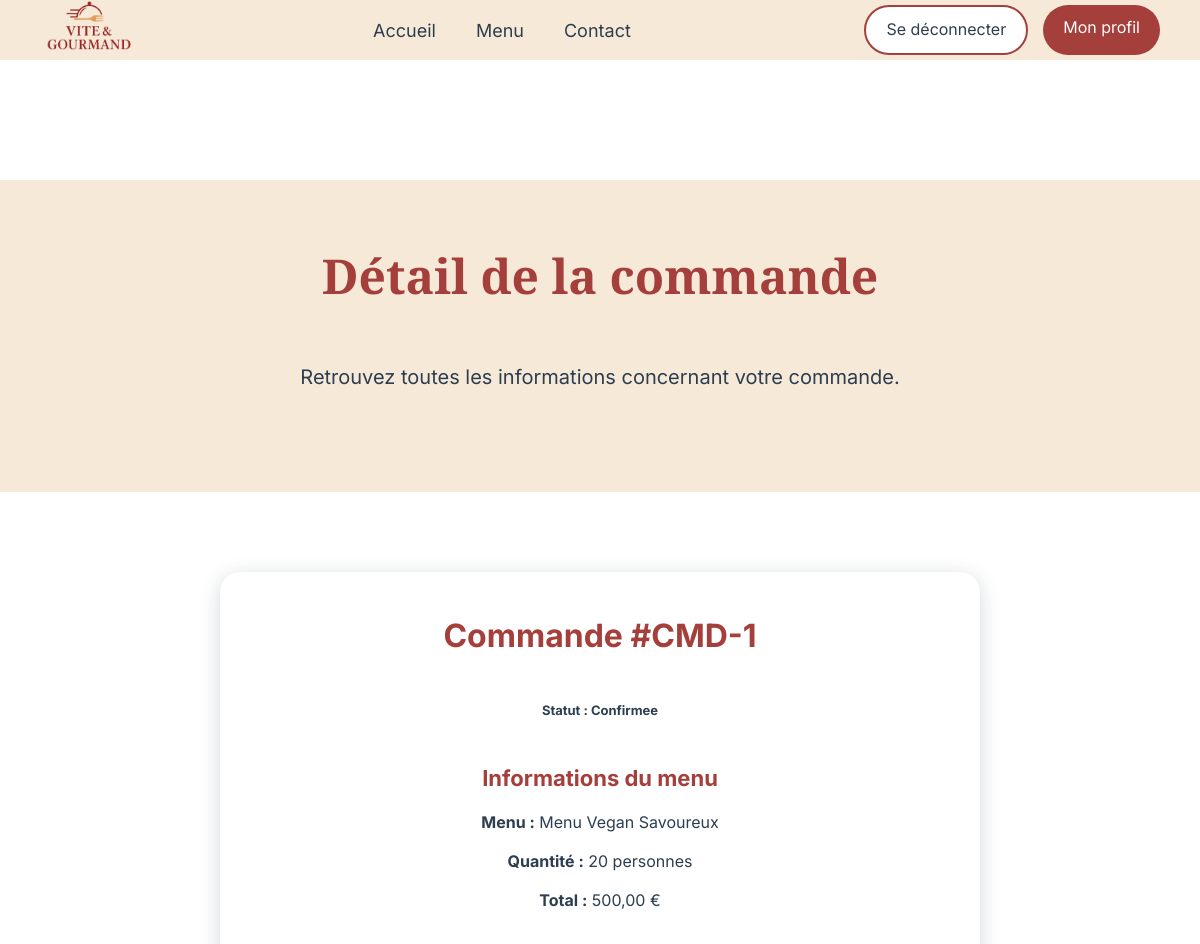
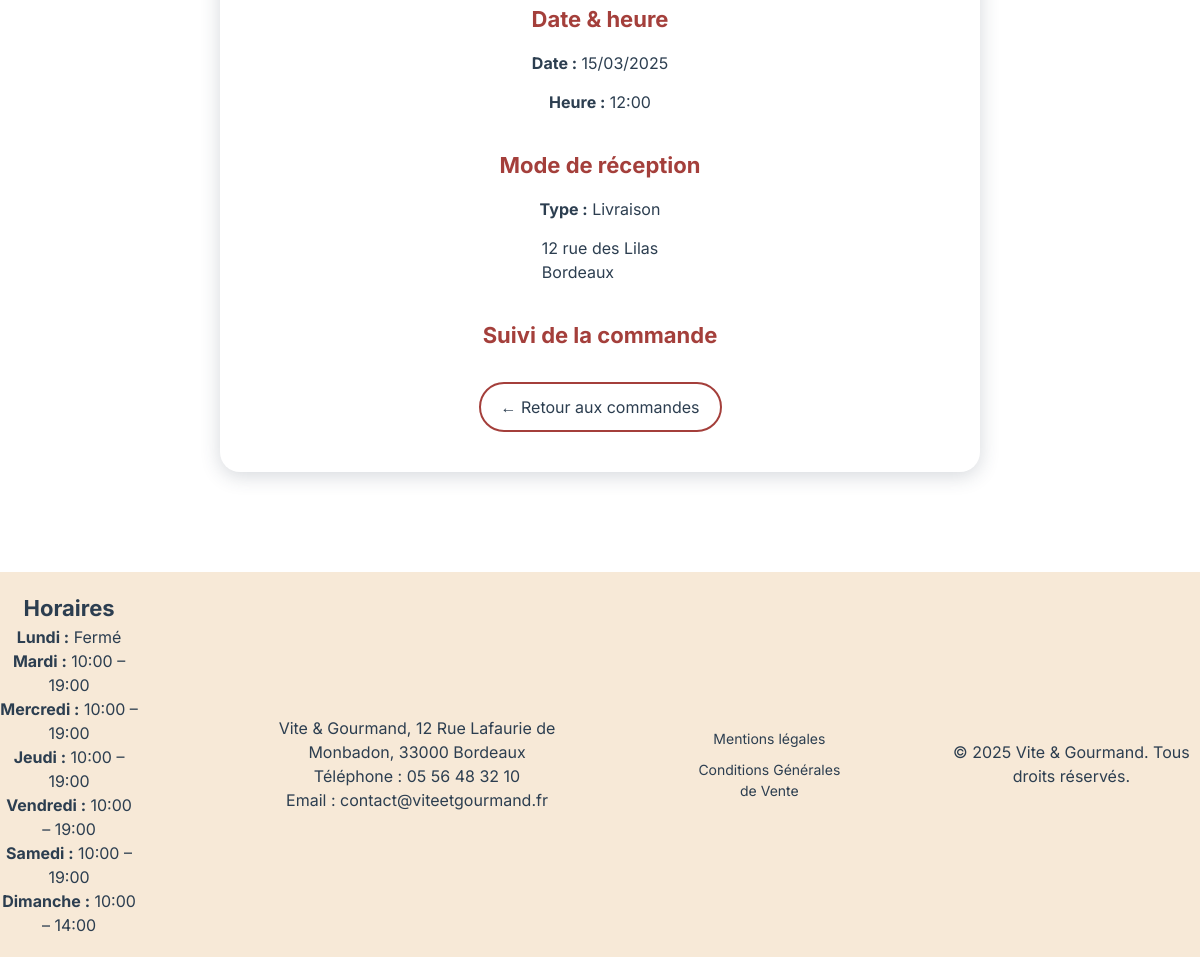
Screenshot of /public/commande-detail.php?id=1 (signed in) with the database file from the repository (2 pictures, top to bottom).
### tables this page shows
CREATE TABLE commande (
    id INT AUTO_INCREMENT PRIMARY KEY,
    utilisateur_id INT NOT NULL,
    menu_id INT NOT NULL,
    date_prestation DATETIME NOT NULL,
    adresse VARCHAR(255) NOT NULL,
    ville VARCHAR(100) NOT NULL,
    nb_personnes INT NOT NULL,
    prix_total DECIMAL(10,2) NOT NULL,
    statut VARCHAR(50) DEFAULT 'en_attente',
    pret_materiel BOOLEAN DEFAULT FALSE,
    date_limite_retour DATE,
    FOREIGN KEY (utilisateur_id) REFERENCES utilisateur(id),
    FOREIGN KEY (menu_id) REFERENCES menu(id)
);

CREATE TABLE menu (
    id INT AUTO_INCREMENT PRIMARY KEY,
    nom VARCHAR(100) NOT NULL,
    description TEXT,
    description_longue TEXT,
    theme VARCHAR(100),
    regime VARCHAR(100),
    nb_personnes_min INT NOT NULL,
    prix_base DECIMAL(10,2) NOT NULL,
    stock INT NOT NULL,
    image VARCHAR(255)
);

CREATE TABLE horaire (
    id INT AUTO_INCREMENT PRIMARY KEY,
    jour VARCHAR(20) NOT NULL,
    ouverture TIME NULL,
    fermeture TIME NULL
);

### models/commandeModel.php (called while the page is built, shortened)
<?php
function getCommandeById(PDO $pdo, int $id): array|false
{
    $sql = "
        SELECT
            c.id,
            c.utilisateur_id,
            c.menu_id,
            c.date_prestation,
            c.adresse,
            c.ville,
            c.nb_personnes AS quantite,
            c.prix_total,
            c.statut,
            u.nom AS client_nom,
            u.email AS client_email,
            u.gsm AS client_gsm,
            m.nom AS menu_nom,
            m.prix_base,
            m.nb_personnes_min,
            m.stock
        FROM commande c
        JOIN menu m ON c.menu_id = m.id
        JOIN utilisateur u ON c.utilisateur_id = u.id
        WHERE c.id = :id
    ";
    $stmt = $pdo->prepare($sql);
    $stmt->execute(['id' => $id]);
    return $stmt->fetch(PDO::FETCH_ASSOC);
}

### models/horaireModel.php (called while the page is built, shortened)
<?php
function getHoraires(PDO $pdo): array
{
    $stmt = $pdo->query("
        SELECT jour, ouverture, fermeture
        FROM horaire
        ORDER BY id
    ");
    return $stmt->fetchAll(PDO::FETCH_ASSOC);
}

### public/commande-detail.php (the view, shortened to what this page needs)
<?php
require_once __DIR__ . '/../config/database.php';
require_once __DIR__ . '/../models/commandeModel.php';
$commandeId = isset($_GET['id']) ? (int) $_GET['id'] : 0;
$commande = getCommandeById($pdo, $commandeId);
$date  = new DateTime($commande['date_prestation']);
?>
<!DOCTYPE html>
<html lang="fr">
<head>
    <?php
    require_once __DIR__ . '/../partials/head.php';
    ?>
</head>
<body>
<?php
require_once __DIR__ . '/../partials/header.php';
?>
<main id="main-content">
    <section class="hero-section commandes-hero">
        <h1>Détail de la commande</h1>
        <p>Retrouvez toutes les informations concernant votre commande.</p>
    </section>
    <section class="order-detail-container">
        <div class="order-card">
            <h2>Commande #CMD-<?= (int) $commande['id'] ?></h2>
            <p class="status <?= htmlspecialchars($commande['statut']) ?>">
                Statut :
                <?= ucfirst(str_replace('_', ' ', htmlspecialchars($commande['statut']))) ?>
            </p>
            <h3>Informations du menu</h3>
            <p><strong>Menu :</strong> <?= htmlspecialchars($commande['menu_nom']) ?></p>
            <p><strong>Quantité :</strong> <?= (int) $commande['quantite'] ?> personnes</p>
            <p>
                <strong>Total :</strong>
                <?= number_format((float) $commande['prix_total'], 2, ',', ' ') ?> €
            </p>
            <h3>Date &amp; heure</h3>
            <p><strong>Date :</strong> <?= $date->format('d/m/Y') ?></p>
            <p><strong>Heure :</strong> <?= $date->format('H:i') ?></p>
            <h3>Mode de réception</h3>
            <?php if ($commande['adresse'] === 'Retrait sur place'): ?>
                <p><strong>Type :</strong> Retrait sur place</p>
            <?php else: ?>
                <p><strong>Type :</strong> Livraison</p>
                <p>
                    <?= htmlspecialchars($commande['adresse']) ?><br>
                    <?= htmlspecialchars($commande['ville']) ?>
                </p>
            <?php endif; ?>
            <h3>Suivi de la commande</h3>
            <div class="order-actions">
                <a href="commande-utilisateur.php" class="btn-secondary">
                    ← Retour aux commandes
                </a>
            </div>
        </div>
    </section>
</main>
<?php
require_once __DIR__ . '/../partials/footer.php';
?>
</body>
</html>

### partials/footer.php (shortened to what this page needs)
<?php
require_once __DIR__ . '/../config/database.php';
require_once __DIR__ . '/../models/horaireModel.php';
$horaires = getHoraires($pdo);
?>
<footer>
        <div class="footer-container">
            <div class="horaires">
                <h3>Horaires</h3>
                <?php foreach ($horaires as $h): ?>
                    <p>
                        <strong><?= ucfirst($h['jour']) ?> :</strong>
                        <?php if ($h['ouverture'] && $h['fermeture']): ?>
                            <?= substr($h['ouverture'], 0, 5) ?> – <?= substr($h['fermeture'], 0, 5) ?>
                        <?php else: ?>
                            Fermé
                        <?php endif; ?>
                    </p>
                <?php endforeach; ?>
            </div>
            <div class="contact">
                <p>Vite & Gourmand, 12 Rue Lafaurie de Monbadon, 33000 Bordeaux</p>
                <p>Téléphone : 05 56 48 32 10</p>
                <p>Email : contact@viteetgourmand.fr </p>
            </div>
            <div class="legal">
                <a href="mentions-legales.php">Mentions légales</a>
                <a href="cgv.php">Conditions Générales de Vente</a>
            </div>
            <div class="copyright">
                <p>&copy; 2025 Vite & Gourmand. Tous droits réservés.</p>
            </div>
        </div>
    </footer>

### public/assets/css/style.css (style rules this page uses)
* { margin: 0; padding: 0; box-sizing: border-box; }
h2 { font-size: 2rem; text-align: center; color: #A43F3B; margin-bottom: 20px; }
h3 { font-size: 1.375rem; }
p { font-size: 1rem; }
html, body { overflow-x: hidden; }
body { font-family: 'Inter', sans-serif; background-color: #FFFFFF; color: #2C3E50; line-height: 1.5; }
h1 { font-weight: bold; font-size: 3rem; font-family: 'Playfair Display', serif; color: #A43F3B; }
.footer-container { display: flex; flex-direction: row; justify-content: center; align-items: center; background-color: #F7E9D7; color: #2C3E50; text-align: center; padding: 20px 0; gap: 100px; }
.legal { display: flex; flex-direction: column; gap: 10px; font-size: 0.875rem; }
.legal a { color: #2C3E50; text-decoration: none; }
.hero-section { display: flex; flex-direction: column; align-items: center; background-color: #F7E9D7; padding: 60px 20px; margin-bottom: 80px; }
.hero-section p { font-size: 1.25rem; margin-bottom: 40px; }
.hero-section h1 { margin-bottom: 50px; }
.order-detail-container { max-width: 800px; margin: 0 auto 100px auto; padding: 0 20px; }
.order-card { background-color: white; padding: 40px; border-radius: 20px; box-shadow: 0 4px 20px rgba(44, 62, 80, 0.20); display: flex; flex-direction: column; justify-content: center; align-items: center; gap: 15px; }
.order-card h3 { color: #A43F3B; margin-top: 20px; }
.btn-secondary { display: inline-flex; align-items: center; justify-content: center; padding: 10px 20px; height: 50px; border-radius: 30px; background-color: white; border: 2px solid #A43F3B; color: #2C3E50; text-decoration: none; font-size: 1rem; width: auto; }
.status { display: inline-flex; align-items: center; justify-content: center; padding: 6px 12px; font-size: 0.8125rem; font-weight: bold; }
.order-actions { display: flex; flex-wrap: wrap; gap: 8px; justify-content: center; align-items: center; }
.order-actions .btn-commande, .order-actions .btn-secondary { margin: 0; }

### rows the page displays
commande: id "1", statut "Confirmee", menu.nom "Menu Vegan Savoureux", nb_personnes "20", prix_total "500,00", date_prestation "15/03/2025", date_prestation "12:00", adresse "12 rue des Lilas", ville "Bordeaux"
horaire: jour "Lundi", shows "Fermé"
horaire: jour "Mardi", ouverture "10:00", fermeture "19:00"
horaire: jour "Mercredi", ouverture "10:00", fermeture "19:00"
horaire: jour "Jeudi", ouverture "10:00", fermeture "19:00"
horaire: jour "Vendredi", ouverture "10:00", fermeture "19:00"
horaire: jour "Samedi", ouverture "10:00", fermeture "19:00"
horaire: jour "Dimanche", ouverture "10:00", fermeture "14:00"

### other values shown
$profilLabel "Mon profil"
